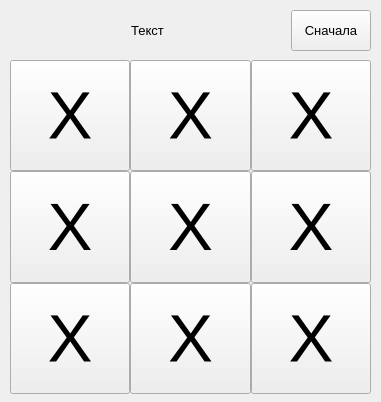
<?xml version="1.0" encoding="UTF-8"?>
<ui version="4.0">
 <class>Form</class>
 <widget class="QWidget" name="Form">
  <property name="geometry">
   <rect>
    <x>0</x>
    <y>0</y>
    <width>381</width>
    <height>402</height>
   </rect>
  </property>
  <property name="sizePolicy">
   <sizepolicy hsizetype="Fixed" vsizetype="Fixed">
    <horstretch>0</horstretch>
    <verstretch>0</verstretch>
   </sizepolicy>
  </property>
  <property name="minimumSize">
   <size>
    <width>381</width>
    <height>402</height>
   </size>
  </property>
  <property name="maximumSize">
   <size>
    <width>381</width>
    <height>402</height>
   </size>
  </property>
  <property name="windowTitle">
   <string>Form</string>
  </property>
  <widget class="QWidget" name="gridLayoutWidget">
   <property name="geometry">
    <rect>
     <x>10</x>
     <y>10</y>
     <width>361</width>
     <height>41</height>
    </rect>
   </property>
   <layout class="QGridLayout" name="gridLayout">
    <property name="sizeConstraint">
     <enum>QLayout::SetMaximumSize</enum>
    </property>
    <item row="0" column="0">
     <widget class="QLabel" name="label">
      <property name="sizePolicy">
       <sizepolicy hsizetype="Expanding" vsizetype="Expanding">
        <horstretch>0</horstretch>
        <verstretch>0</verstretch>
       </sizepolicy>
      </property>
      <property name="font">
       <font>
        <family>Arial</family>
        <pointsize>10</pointsize>
        <weight>50</weight>
        <bold>false</bold>
       </font>
      </property>
      <property name="text">
       <string>Текст</string>
      </property>
      <property name="alignment">
       <set>Qt::AlignCenter</set>
      </property>
     </widget>
    </item>
    <item row="0" column="1">
     <widget class="QPushButton" name="pBtn_10">
      <property name="sizePolicy">
       <sizepolicy hsizetype="Minimum" vsizetype="Expanding">
        <horstretch>0</horstretch>
        <verstretch>0</verstretch>
       </sizepolicy>
      </property>
      <property name="font">
       <font>
        <family>Arial</family>
        <pointsize>10</pointsize>
        <weight>50</weight>
        <bold>false</bold>
       </font>
      </property>
      <property name="text">
       <string>Сначала</string>
      </property>
     </widget>
    </item>
   </layout>
  </widget>
  <widget class="QWidget" name="gridLayoutWidget_2">
   <property name="geometry">
    <rect>
     <x>10</x>
     <y>60</y>
     <width>361</width>
     <height>334</height>
    </rect>
   </property>
   <layout class="QGridLayout" name="gridLayout_2">
    <property name="sizeConstraint">
     <enum>QLayout::SetMaximumSize</enum>
    </property>
    <property name="leftMargin">
     <number>0</number>
    </property>
    <property name="topMargin">
     <number>0</number>
    </property>
    <property name="rightMargin">
     <number>0</number>
    </property>
    <property name="bottomMargin">
     <number>0</number>
    </property>
    <property name="spacing">
     <number>0</number>
    </property>
    <item row="0" column="1">
     <widget class="QPushButton" name="pushButton_2">
      <property name="sizePolicy">
       <sizepolicy hsizetype="Minimum" vsizetype="Expanding">
        <horstretch>0</horstretch>
        <verstretch>0</verstretch>
       </sizepolicy>
      </property>
      <property name="font">
       <font>
        <family>Arial</family>
        <pointsize>50</pointsize>
        <weight>50</weight>
        <bold>false</bold>
       </font>
      </property>
      <property name="text">
       <string>X</string>
      </property>
     </widget>
    </item>
    <item row="1" column="0">
     <widget class="QPushButton" name="pushButton_4">
      <property name="sizePolicy">
       <sizepolicy hsizetype="Minimum" vsizetype="Expanding">
        <horstretch>0</horstretch>
        <verstretch>0</verstretch>
       </sizepolicy>
      </property>
      <property name="font">
       <font>
        <family>Arial</family>
        <pointsize>50</pointsize>
        <weight>50</weight>
        <bold>false</bold>
       </font>
      </property>
      <property name="text">
       <string>X</string>
      </property>
     </widget>
    </item>
    <item row="1" column="1">
     <widget class="QPushButton" name="pushButton_5">
      <property name="sizePolicy">
       <sizepolicy hsizetype="Minimum" vsizetype="Expanding">
        <horstretch>0</horstretch>
        <verstretch>0</verstretch>
       </sizepolicy>
      </property>
      <property name="font">
       <font>
        <family>Arial</family>
        <pointsize>50</pointsize>
        <weight>50</weight>
        <bold>false</bold>
       </font>
      </property>
      <property name="text">
       <string>X</string>
      </property>
     </widget>
    </item>
    <item row="1" column="2">
     <widget class="QPushButton" name="pushButton_6">
      <property name="sizePolicy">
       <sizepolicy hsizetype="Minimum" vsizetype="Expanding">
        <horstretch>0</horstretch>
        <verstretch>0</verstretch>
       </sizepolicy>
      </property>
      <property name="font">
       <font>
        <family>Arial</family>
        <pointsize>50</pointsize>
        <weight>50</weight>
        <bold>false</bold>
       </font>
      </property>
      <property name="text">
       <string>X</string>
      </property>
     </widget>
    </item>
    <item row="0" column="0">
     <widget class="QPushButton" name="pushButton">
      <property name="sizePolicy">
       <sizepolicy hsizetype="Minimum" vsizetype="Expanding">
        <horstretch>0</horstretch>
        <verstretch>0</verstretch>
       </sizepolicy>
      </property>
      <property name="font">
       <font>
        <family>Arial</family>
        <pointsize>50</pointsize>
        <weight>50</weight>
        <bold>false</bold>
       </font>
      </property>
      <property name="text">
       <string>X</string>
      </property>
      <property name="checkable">
       <bool>false</bool>
      </property>
      <property name="checked">
       <bool>false</bool>
      </property>
      <property name="autoDefault">
       <bool>false</bool>
      </property>
     </widget>
    </item>
    <item row="0" column="2">
     <widget class="QPushButton" name="pushButton_3">
      <property name="sizePolicy">
       <sizepolicy hsizetype="Minimum" vsizetype="Expanding">
        <horstretch>0</horstretch>
        <verstretch>0</verstretch>
       </sizepolicy>
      </property>
      <property name="font">
       <font>
        <family>Arial</family>
        <pointsize>50</pointsize>
        <weight>50</weight>
        <bold>false</bold>
       </font>
      </property>
      <property name="text">
       <string>X</string>
      </property>
     </widget>
    </item>
    <item row="2" column="0">
     <widget class="QPushButton" name="pushButton_7">
      <property name="sizePolicy">
       <sizepolicy hsizetype="Minimum" vsizetype="Expanding">
        <horstretch>0</horstretch>
        <verstretch>0</verstretch>
       </sizepolicy>
      </property>
      <property name="font">
       <font>
        <family>Arial</family>
        <pointsize>50</pointsize>
        <weight>50</weight>
        <bold>false</bold>
       </font>
      </property>
      <property name="text">
       <string>X</string>
      </property>
     </widget>
    </item>
    <item row="2" column="1">
     <widget class="QPushButton" name="pushButton_8">
      <property name="sizePolicy">
       <sizepolicy hsizetype="Minimum" vsizetype="Expanding">
        <horstretch>0</horstretch>
        <verstretch>0</verstretch>
       </sizepolicy>
      </property>
      <property name="font">
       <font>
        <family>Arial</family>
        <pointsize>50</pointsize>
        <weight>50</weight>
        <bold>false</bold>
       </font>
      </property>
      <property name="text">
       <string>X</string>
      </property>
     </widget>
    </item>
    <item row="2" column="2">
     <widget class="QPushButton" name="pushButton_9">
      <property name="sizePolicy">
       <sizepolicy hsizetype="Minimum" vsizetype="Expanding">
        <horstretch>0</horstretch>
        <verstretch>0</verstretch>
       </sizepolicy>
      </property>
      <property name="font">
       <font>
        <family>Arial</family>
        <pointsize>50</pointsize>
        <weight>50</weight>
        <bold>false</bold>
       </font>
      </property>
      <property name="text">
       <string>X</string>
      </property>
     </widget>
    </item>
   </layout>
  </widget>
 </widget>
 <resources/>
 <connections/>
</ui>
